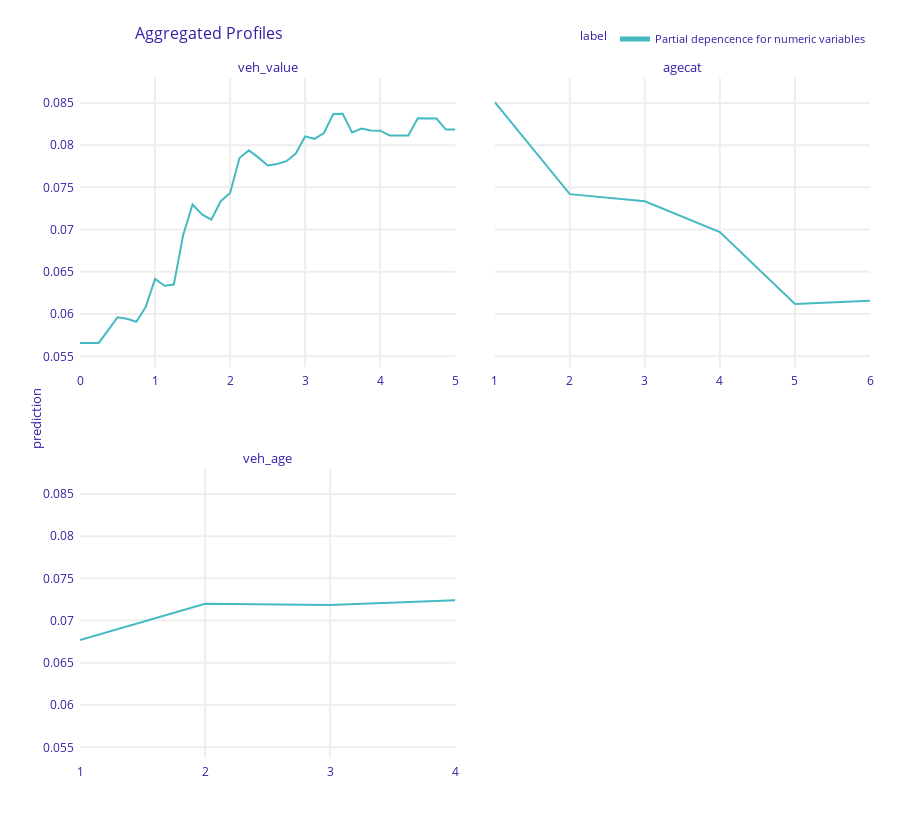
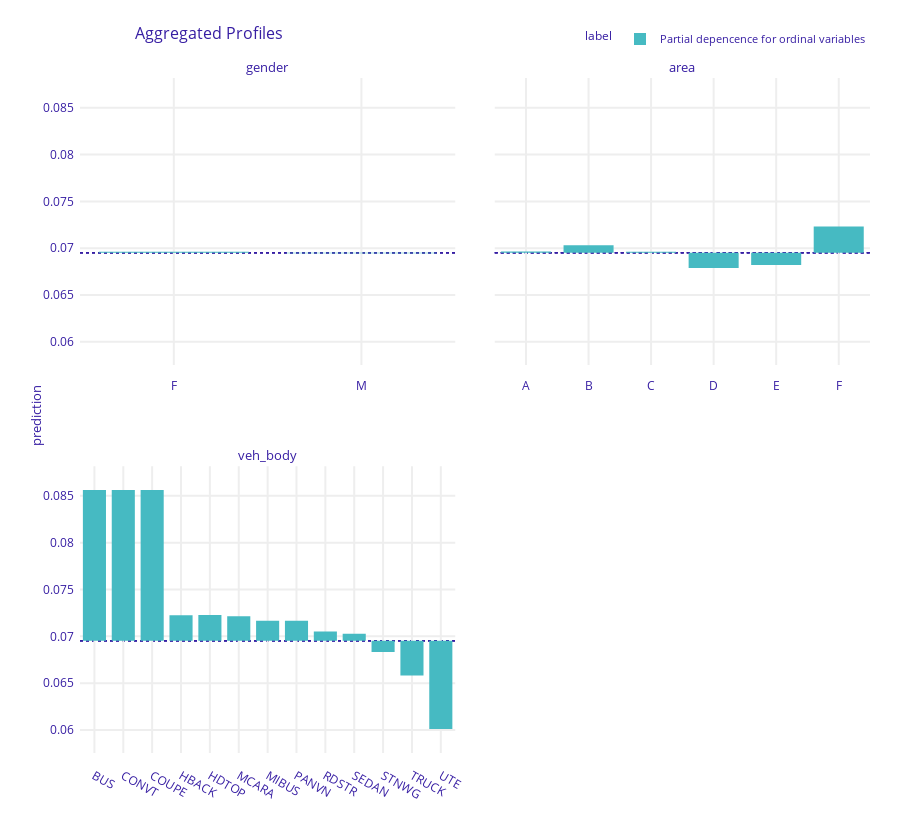

The notebook cell these images were saved under, in order:
### Code cell
# Interpret model
import numpy as np
import dalex as dx
from sklearn.metrics import log_loss
from xgboost import plot_importance

# Variable importance regarding MSE improvement
plot_importance(fit, importance_type="gain", show_values=False, xlabel="Gain")

# Set up explainer object
def pred_fun(m, df):
    X = encoder.transform(df)
    dX = xgb.DMatrix(X, feature_names=feature_names)
    return m.predict(dX)


exp = dx.Explainer(fit, df_train, predict_function=pred_fun, verbose=False)

# Test performance
test_loss = log_loss(y_test, exp.predict(df_test))
test_loss0 = log_loss(y_test, np.repeat(y_train.mean(), len(y_test)))
rel_imp = (test_loss0 - test_loss) / test_loss0

print(f"Test log-loss: {test_loss: .3f}")
print(f"Relative improvement in log-loss: {rel_imp: .3%}")

# Partial dependence plots on training data
num_eval_at = {
    "veh_value": np.linspace(0, 5, 41),
    "agecat": sorted(car["agecat"].unique()),
    "veh_age": sorted(car["veh_age"].unique()),
}
pdp_num = exp.model_profile(
    variable_splits=num_eval_at,
    label="Partial depencence for numeric variables",
    verbose=False,
)
pdp_num.plot()

pdp_ord = exp.model_profile(
    variable_type="categorical",
    variable_splits=dict(zip(ord_features, ord_levels)),
    label="Partial depencence for ordinal variables",
    verbose=False,
)
pdp_ord.plot()

### Figure 1 — Plotly figure (JSON) as saved in the notebook; plotly's stock layout.template omitted (floating-point values rounded to 4 significant figures)
{"data": [{"customdata": [[0.07081, "Partial depencence for numeric variables", "veh_value"], [0.07081, "Partial depencence for numeric variables", "veh_value"], [0.07081, "Partial depencence for numeric variables", "veh_value"], [0.07081, "Partial depencence for numeric variables", "veh_value"], [0.07081, "Partial depencence for numeric variables", "veh_value"], [0.07081, "Partial depencence for numeric variables", "veh_value"], [0.07081, "Partial depencence for numeric variables", "veh_value"], [0.07081, "Partial depencence for numeric variables", "veh_value"], [0.07081, "Partial depencence for numeric variables", "veh_value"], [0.07081, "Partial depencence for numeric variables", "veh_value"], [0.07081, "Partial depencence for numeric variables", "veh_value"], [0.07081, "Partial depencence for numeric variables", "veh_value"], [0.07081, "Partial depencence for numeric variables", "veh_value"], [0.07081, "Partial depencence for numeric variables", "veh_value"], [0.07081, "Partial depencence for numeric variables", "veh_value"], [0.07081, "Partial depencence for numeric variables", "veh_value"], [0.07081, "Partial depencence for numeric variables", "veh_value"], [0.07081, "Partial depencence for numeric variables", "veh_value"], [0.07081, "Partial depencence for numeric variables", "veh_value"], [0.07081, "Partial depencence for numeric variables", "veh_value"], [0.07081, "Partial depencence for numeric variables", "veh_value"], [0.07081, "Partial depencence for numeric variables", "veh_value"], [0.07081, "Partial depencence for numeric variables", "veh_value"], [0.07081, "Partial depencence for numeric variables", "veh_value"], [0.07081, "Partial depencence for numeric variables", "veh_value"], [0.07081, "Partial depencence for numeric variables", "veh_value"], [0.07081, "Partial depencence for numeric variables", "veh_value"], [0.07081, "Partial depencence for numeric variables", "veh_value"], [0.07081, "Partial depencence for numeric variables", "veh_value"], [0.07081, "Partial depencence for numeric variables", "veh_value"], [0.07081, "Partial depencence for numeric variables", "veh_value"], [0.07081, "Partial depencence for numeric variables", "veh_value"], [0.07081, "Partial depencence for numeric variables", "veh_value"], [0.07081, "Partial depencence for numeric variables", "veh_value"], [0.07081, "Partial depencence for numeric variables", "veh_value"], [0.07081, "Partial depencence for numeric variables", "veh_value"], [0.07081, "Partial depencence for numeric variables", "veh_value"], [0.07081, "Partial depencence for numeric variables", "veh_value"], [0.07081, "Partial depencence for numeric variables", "veh_value"], [0.07081, "Partial depencence for numeric variables", "veh_value"], [0.07081, "Partial depencence for numeric variables", "veh_value"]], "hovertemplate": "<b>%{hovertext}</b><br><br>prediction=%{y:.3f}<br>mean_prediction=%{customdata[0]:.3f}<extra></extra>", "hovertext": ["Partial depencence for numeric variables", "Partial depencence for numeric variables", "Partial depencence for numeric variables", "Partial depencence for numeric variables", "Partial depencence for numeric variables", "Partial depencence for numeric variables", "Partial depencence for numeric variables", "Partial depencence for numeric variables", "Partial depencence for numeric variables", "Partial depencence for numeric variables", "Partial depencence for numeric variables", "Partial depencence for numeric variables", "Partial depencence for numeric variables", "Partial depencence for numeric variables", "Partial depencence for numeric variables", "Partial depencence for numeric variables", "Partial depencence for numeric variables", "Partial depencence for numeric variables", "Partial depencence for numeric variables", "Partial depencence for numeric variables", "Partial depencence for numeric variables", "Partial depencence for numeric variables", "Partial depencence for numeric variables", "Partial depencence for numeric variables", "Partial depencence for numeric variables", "Partial depencence for numeric variables", "Partial depencence for numeric variables", "Partial depencence for numeric variables", "Partial depencence for numeric variables", "Partial depencence for numeric variables", "Partial depencence for numeric variables", "Partial depencence for numeric variables", "Partial depencence for numeric variables", "Partial depencence for numeric variables", "Partial depencence for numeric variables", "Partial depencence for numeric variables", "Partial depencence for numeric variables", "Partial depencence for numeric variables", "Partial depencence for numeric variables", "Partial depencence for numeric variables", "Partial depencence for numeric variables"], "legendgroup": "Partial depencence for numeric variables", "line": {"color": "#46bac2", "dash": "solid", "width": 2}, "marker": {"symbol": "circle"}, "mode": "lines", "name": "Partial depencence for numeric variables", "opacity": 1, "orientation": "v", "showlegend": true, "type": "scatter", "x": [0, 0.125, 0.25, 0.375, 0.5, 0.625, 0.75, 0.875, 1, 1.125, 1.25, 1.375, 1.5, 1.625, 1.75, 1.875, 2, 2.125, 2.25, 2.375, 2.5, 2.625, 2.75, 2.875, 3, 3.125, 3.25, 3.375, 3.5, 3.625, 3.75, 3.875, 4, 4.125, 4.25, 4.375, 4.5, 4.625, 4.75, 4.875, 5], "xaxis": "x3", "y": [0.05658, 0.05658, 0.05658, 0.0581, 0.05962, 0.05944, 0.05909, 0.06083, 0.06416, 0.06335, 0.06349, 0.06937, 0.07297, 0.0718, 0.07118, 0.07336, 0.07434, 0.07847, 0.07938, 0.07855, 0.07759, 0.07777, 0.0781, 0.07901, 0.08103, 0.08075, 0.08143, 0.08368, 0.08371, 0.08151, 0.08196, 0.08173, 0.08171, 0.08114, 0.08114, 0.08114, 0.08318, 0.08318, 0.08315, 0.08184, 0.08184], "yaxis": "y3"}, {"customdata": [[0.07081, "Partial depencence for numeric variables", "agecat"], [0.07081, "Partial depencence for numeric variables", "agecat"], [0.07081, "Partial depencence for numeric variables", "agecat"], [0.07081, "Partial depencence for numeric variables", "agecat"], [0.07081, "Partial depencence for numeric variables", "agecat"], [0.07081, "Partial depencence for numeric variables", "agecat"]], "hovertemplate": "<b>%{hovertext}</b><br><br>prediction=%{y:.3f}<br>mean_prediction=%{customdata[0]:.3f}<extra></extra>", "hovertext": ["Partial depencence for numeric variables", "Partial depencence for numeric variables", "Partial depencence for numeric variables", "Partial depencence for numeric variables", "Partial depencence for numeric variables", "Partial depencence for numeric variables"], "legendgroup": "Partial depencence for numeric variables", "line": {"color": "#46bac2", "dash": "solid", "width": 2}, "marker": {"symbol": "circle"}, "mode": "lines", "name": "Partial depencence for numeric variables", "opacity": 1, "orientation": "v", "showlegend": false, "type": "scatter", "x": [1, 2, 3, 4, 5, 6], "xaxis": "x4", "y": [0.0851, 0.0742, 0.07336, 0.0697, 0.0612, 0.06158], "yaxis": "y4"}, {"customdata": [[0.07081, "Partial depencence for numeric variables", "veh_age"], [0.07081, "Partial depencence for numeric variables", "veh_age"], [0.07081, "Partial depencence for numeric variables", "veh_age"], [0.07081, "Partial depencence for numeric variables", "veh_age"]], "hovertemplate": "<b>%{hovertext}</b><br><br>prediction=%{y:.3f}<br>mean_prediction=%{customdata[0]:.3f}<extra></extra>", "hovertext": ["Partial depencence for numeric variables", "Partial depencence for numeric variables", "Partial depencence for numeric variables", "Partial depencence for numeric variables"], "legendgroup": "Partial depencence for numeric variables", "line": {"color": "#46bac2", "dash": "solid", "width": 2}, "marker": {"symbol": "circle"}, "mode": "lines", "name": "Partial depencence for numeric variables", "opacity": 1, "orientation": "v", "showlegend": false, "type": "scatter", "x": [1, 2, 3, 4], "xaxis": "x", "y": [0.06768, 0.072, 0.07184, 0.0724], "yaxis": "y"}], "layout": {"annotations": [{"font": {"size": 13}, "showarrow": false, "text": "veh_age", "x": 0.2375, "xanchor": "center", "xref": "paper", "y": 0.425, "yanchor": "bottom", "yref": "paper"}, {"font": {"size": 13}, "showarrow": false, "text": "veh_value", "x": 0.2375, "xanchor": "center", "xref": "paper", "y": 1, "yanchor": "bottom", "yref": "paper"}, {"font": {"size": 13}, "showarrow": false, "text": "agecat", "x": 0.7625, "xanchor": "center", "xref": "paper", "y": 1, "yanchor": "bottom", "yref": "paper"}, {"font": {"size": 13}, "showarrow": false, "text": "prediction", "textangle": -90, "x": -0.07, "xref": "paper", "y": 0.5, "yref": "paper"}], "font": {"color": "#371ea3"}, "height": 829, "hovermode": "x unified", "legend": {"font": {"size": 11}, "itemsizing": "constant", "orientation": "h", "title": {"font": {"size": 12}, "text": "label"}, "tracegroupgap": 0, "x": 1, "xanchor": "right", "y": 1.036, "yanchor": "bottom"}, "margin": {"b": 71, "r": 30, "t": 78}, "title": {"font": {"size": 16}, "text": "Aggregated Profiles", "x": 0.15}, "xaxis": {"anchor": "y", "automargin": true, "domain": [0, 0.475], "fixedrange": true, "gridwidth": 2, "showticklabels": true, "tickcolor": "white", "ticklen": 3, "ticks": "outside", "title": {"text": ""}, "type": "linear", "zeroline": false}, "xaxis2": {"anchor": "y2", "automargin": true, "domain": [0.525, 1], "fixedrange": true, "gridwidth": 2, "showticklabels": true, "tickcolor": "white", "ticklen": 3, "ticks": "outside", "title": {"text": ""}, "type": "linear", "zeroline": false}, "xaxis3": {"anchor": "y3", "automargin": true, "domain": [0, 0.475], "fixedrange": true, "gridwidth": 2, "showticklabels": true, "tickcolor": "white", "ticklen": 3, "ticks": "outside", "title": {"text": ""}, "type": "linear", "zeroline": false}, "xaxis4": {"anchor": "y4", "automargin": true, "domain": [0.525, 1], "fixedrange": true, "gridwidth": 2, "showticklabels": true, "tickcolor": "white", "ticklen": 3, "ticks": "outside", "title": {"text": ""}, "type": "linear", "zeroline": false}, "yaxis": {"anchor": "x", "automargin": true, "domain": [0, 0.425], "fixedrange": true, "gridwidth": 2, "range": [0.05373, 0.08795], "tickcolor": "white", "ticklen": 3, "ticks": "outside", "title": {"text": ""}, "type": "linear", "zeroline": false}, "yaxis2": {"anchor": "x2", "automargin": true, "domain": [0, 0.425], "fixedrange": true, "gridwidth": 2, "matches": "y", "range": [0.05373, 0.08795], "showticklabels": false, "tickcolor": "white", "ticklen": 3, "ticks": "outside", "title": {"text": ""}, "type": "linear", "zeroline": false}, "yaxis3": {"anchor": "x3", "automargin": true, "domain": [0.575, 1], "fixedrange": true, "gridwidth": 2, "matches": "y", "range": [0.05373, 0.08795], "tickcolor": "white", "ticklen": 3, "ticks": "outside", "title": {"text": ""}, "type": "linear", "zeroline": false}, "yaxis4": {"anchor": "x4", "automargin": true, "domain": [0.575, 1], "fixedrange": true, "gridwidth": 2, "matches": "y", "range": [0.05373, 0.08795], "showticklabels": false, "tickcolor": "white", "ticklen": 3, "ticks": "outside", "title": {"text": ""}, "type": "linear", "zeroline": false}}}

### Figure 2 — Plotly figure (JSON) as saved in the notebook; plotly's stock layout.template omitted (floating-point values rounded to 4 significant figures)
{"data": [{"alignmentgroup": "True", "base": [0.06952, 0.06952], "customdata": [[0.06962, "Partial depencence for ordinal variables", "gender"], [0.06947, "Partial depencence for ordinal variables", "gender"]], "hovertemplate": "<b>%{hovertext}</b><br><br>mean_prediction=%{base:.3f}<br>prediction=%{customdata[0]:.3f}<extra></extra>", "hovertext": ["Partial depencence for ordinal variables", "Partial depencence for ordinal variables"], "legendgroup": "Partial depencence for ordinal variables", "marker": {"color": "#46bac2", "pattern": {"shape": ""}}, "name": "Partial depencence for ordinal variables", "offsetgroup": "Partial depencence for ordinal variables", "orientation": "v", "showlegend": true, "textposition": "auto", "type": "bar", "x": ["F", "M"], "xaxis": "x3", "y": [9.129e-05, -5.63e-05], "yaxis": "y3"}, {"alignmentgroup": "True", "base": [0.06952, 0.06952, 0.06952, 0.06952, 0.06952, 0.06952], "customdata": [[0.06964, "Partial depencence for ordinal variables", "area"], [0.0703, "Partial depencence for ordinal variables", "area"], [0.06963, "Partial depencence for ordinal variables", "area"], [0.06788, "Partial depencence for ordinal variables", "area"], [0.06821, "Partial depencence for ordinal variables", "area"], [0.07231, "Partial depencence for ordinal variables", "area"]], "hovertemplate": "<b>%{hovertext}</b><br><br>mean_prediction=%{base:.3f}<br>prediction=%{customdata[0]:.3f}<extra></extra>", "hovertext": ["Partial depencence for ordinal variables", "Partial depencence for ordinal variables", "Partial depencence for ordinal variables", "Partial depencence for ordinal variables", "Partial depencence for ordinal variables", "Partial depencence for ordinal variables"], "legendgroup": "Partial depencence for ordinal variables", "marker": {"color": "#46bac2", "pattern": {"shape": ""}}, "name": "Partial depencence for ordinal variables", "offsetgroup": "Partial depencence for ordinal variables", "orientation": "v", "showlegend": false, "textposition": "auto", "type": "bar", "x": ["A", "B", "C", "D", "E", "F"], "xaxis": "x4", "y": [0.0001158, 0.000781, 0.0001025, -0.001648, -0.001311, 0.002791], "yaxis": "y4"}, {"alignmentgroup": "True", "base": [0.06952, 0.06952, 0.06952, 0.06952, 0.06952, 0.06952, 0.06952, 0.06952, 0.06952, 0.06952, 0.06952, 0.06952, 0.06952], "customdata": [[0.08562, "Partial depencence for ordinal variables", "veh_body"], [0.08562, "Partial depencence for ordinal variables", "veh_body"], [0.08562, "Partial depencence for ordinal variables", "veh_body"], [0.07224, "Partial depencence for ordinal variables", "veh_body"], [0.07227, "Partial depencence for ordinal variables", "veh_body"], [0.07215, "Partial depencence for ordinal variables", "veh_body"], [0.07167, "Partial depencence for ordinal variables", "veh_body"], [0.07167, "Partial depencence for ordinal variables", "veh_body"], [0.0705, "Partial depencence for ordinal variables", "veh_body"], [0.07026, "Partial depencence for ordinal variables", "veh_body"], [0.06833, "Partial depencence for ordinal variables", "veh_body"], [0.06581, "Partial depencence for ordinal variables", "veh_body"], [0.06009, "Partial depencence for ordinal variables", "veh_body"]], "hovertemplate": "<b>%{hovertext}</b><br><br>mean_prediction=%{base:.3f}<br>prediction=%{customdata[0]:.3f}<extra></extra>", "hovertext": ["Partial depencence for ordinal variables", "Partial depencence for ordinal variables", "Partial depencence for ordinal variables", "Partial depencence for ordinal variables", "Partial depencence for ordinal variables", "Partial depencence for ordinal variables", "Partial depencence for ordinal variables", "Partial depencence for ordinal variables", "Partial depencence for ordinal variables", "Partial depencence for ordinal variables", "Partial depencence for ordinal variables", "Partial depencence for ordinal variables", "Partial depencence for ordinal variables"], "legendgroup": "Partial depencence for ordinal variables", "marker": {"color": "#46bac2", "pattern": {"shape": ""}}, "name": "Partial depencence for ordinal variables", "offsetgroup": "Partial depencence for ordinal variables", "orientation": "v", "showlegend": false, "textposition": "auto", "type": "bar", "x": ["BUS", "CONVT", "COUPE", "HBACK", "HDTOP", "MCARA", "MIBUS", "PANVN", "RDSTR", "SEDAN", "STNWG", "TRUCK", "UTE"], "xaxis": "x", "y": [0.0161, 0.0161, 0.0161, 0.002716, 0.002748, 0.002626, 0.002149, 0.002142, 0.0009802, 0.0007393, -0.001197, -0.003717, -0.009431], "yaxis": "y"}], "layout": {"annotations": [{"font": {"size": 13}, "showarrow": false, "text": "veh_body", "x": 0.2375, "xanchor": "center", "xref": "paper", "y": 0.425, "yanchor": "bottom", "yref": "paper"}, {"font": {"size": 13}, "showarrow": false, "text": "gender", "x": 0.2375, "xanchor": "center", "xref": "paper", "y": 1, "yanchor": "bottom", "yref": "paper"}, {"font": {"size": 13}, "showarrow": false, "text": "area", "x": 0.7625, "xanchor": "center", "xref": "paper", "y": 1, "yanchor": "bottom", "yref": "paper"}, {"font": {"size": 13}, "showarrow": false, "text": "prediction", "textangle": -90, "x": -0.07, "xref": "paper", "y": 0.5, "yref": "paper"}], "barmode": "group", "font": {"color": "#371ea3"}, "height": 829, "hovermode": "x unified", "legend": {"font": {"size": 11}, "itemsizing": "constant", "orientation": "h", "title": {"font": {"size": 12}, "text": "label"}, "tracegroupgap": 0, "x": 1, "xanchor": "right", "y": 1.036, "yanchor": "bottom"}, "margin": {"b": 71, "r": 30, "t": 78}, "shapes": [{"layer": "below", "line": {"color": "#371ea3", "dash": "dot", "width": 1.5}, "type": "line", "x0": 0, "x1": 1, "xref": "x domain", "y0": 0.06952, "y1": 0.06952, "yref": "y"}, {"layer": "below", "line": {"color": "#371ea3", "dash": "dot", "width": 1.5}, "type": "line", "x0": 0, "x1": 1, "xref": "x3 domain", "y0": 0.06952, "y1": 0.06952, "yref": "y3"}, {"layer": "below", "line": {"color": "#371ea3", "dash": "dot", "width": 1.5}, "type": "line", "x0": 0, "x1": 1, "xref": "x4 domain", "y0": 0.06952, "y1": 0.06952, "yref": "y4"}, {"layer": "below", "line": {"color": "#371ea3", "dash": "dot", "width": 1.5}, "type": "line", "x0": 0, "x1": 1, "xref": "x domain", "y0": 0.06952, "y1": 0.06952, "yref": "y"}, {"layer": "below", "line": {"color": "#371ea3", "dash": "dot", "width": 1.5}, "type": "line", "x0": 0, "x1": 1, "xref": "x3 domain", "y0": 0.06952, "y1": 0.06952, "yref": "y3"}, {"layer": "below", "line": {"color": "#371ea3", "dash": "dot", "width": 1.5}, "type": "line", "x0": 0, "x1": 1, "xref": "x4 domain", "y0": 0.06952, "y1": 0.06952, "yref": "y4"}, {"layer": "below", "line": {"color": "#371ea3", "dash": "dot", "width": 1.5}, "type": "line", "x0": 0, "x1": 1, "xref": "x domain", "y0": 0.06952, "y1": 0.06952, "yref": "y"}, {"layer": "below", "line": {"color": "#371ea3", "dash": "dot", "width": 1.5}, "type": "line", "x0": 0, "x1": 1, "xref": "x3 domain", "y0": 0.06952, "y1": 0.06952, "yref": "y3"}, {"layer": "below", "line": {"color": "#371ea3", "dash": "dot", "width": 1.5}, "type": "line", "x0": 0, "x1": 1, "xref": "x4 domain", "y0": 0.06952, "y1": 0.06952, "yref": "y4"}], "title": {"font": {"size": 16}, "text": "Aggregated Profiles", "x": 0.15}, "xaxis": {"anchor": "y", "automargin": true, "domain": [0, 0.475], "fixedrange": true, "gridwidth": 2, "showticklabels": true, "tickcolor": "white", "ticklen": 10, "ticks": "outside", "title": {"text": ""}, "type": "category"}, "xaxis2": {"anchor": "y2", "automargin": true, "domain": [0.525, 1], "fixedrange": true, "gridwidth": 2, "showticklabels": true, "tickcolor": "white", "ticklen": 10, "ticks": "outside", "title": {"text": ""}, "type": "category"}, "xaxis3": {"anchor": "y3", "automargin": true, "domain": [0, 0.475], "fixedrange": true, "gridwidth": 2, "showticklabels": true, "tickcolor": "white", "ticklen": 10, "ticks": "outside", "title": {"text": ""}, "type": "category"}, "xaxis4": {"anchor": "y4", "automargin": true, "domain": [0.525, 1], "fixedrange": true, "gridwidth": 2, "showticklabels": true, "tickcolor": "white", "ticklen": 10, "ticks": "outside", "title": {"text": ""}, "type": "category"}, "yaxis": {"anchor": "x", "automargin": true, "domain": [0, 0.425], "fixedrange": true, "gridwidth": 2, "range": [0.05754, 0.08818], "tickcolor": "white", "ticklen": 3, "ticks": "outside", "title": {"text": ""}, "type": "linear", "zeroline": false}, "yaxis2": {"anchor": "x2", "automargin": true, "domain": [0, 0.425], "fixedrange": true, "gridwidth": 2, "matches": "y", "range": [0.05754, 0.08818], "showticklabels": false, "tickcolor": "white", "ticklen": 3, "ticks": "outside", "title": {"text": ""}, "type": "linear", "zeroline": false}, "yaxis3": {"anchor": "x3", "automargin": true, "domain": [0.575, 1], "fixedrange": true, "gridwidth": 2, "matches": "y", "range": [0.05754, 0.08818], "tickcolor": "white", "ticklen": 3, "ticks": "outside", "title": {"text": ""}, "type": "linear", "zeroline": false}, "yaxis4": {"anchor": "x4", "automargin": true, "domain": [0.575, 1], "fixedrange": true, "gridwidth": 2, "matches": "y", "range": [0.05754, 0.08818], "showticklabels": false, "tickcolor": "white", "ticklen": 3, "ticks": "outside", "title": {"text": ""}, "type": "linear", "zeroline": false}}}
